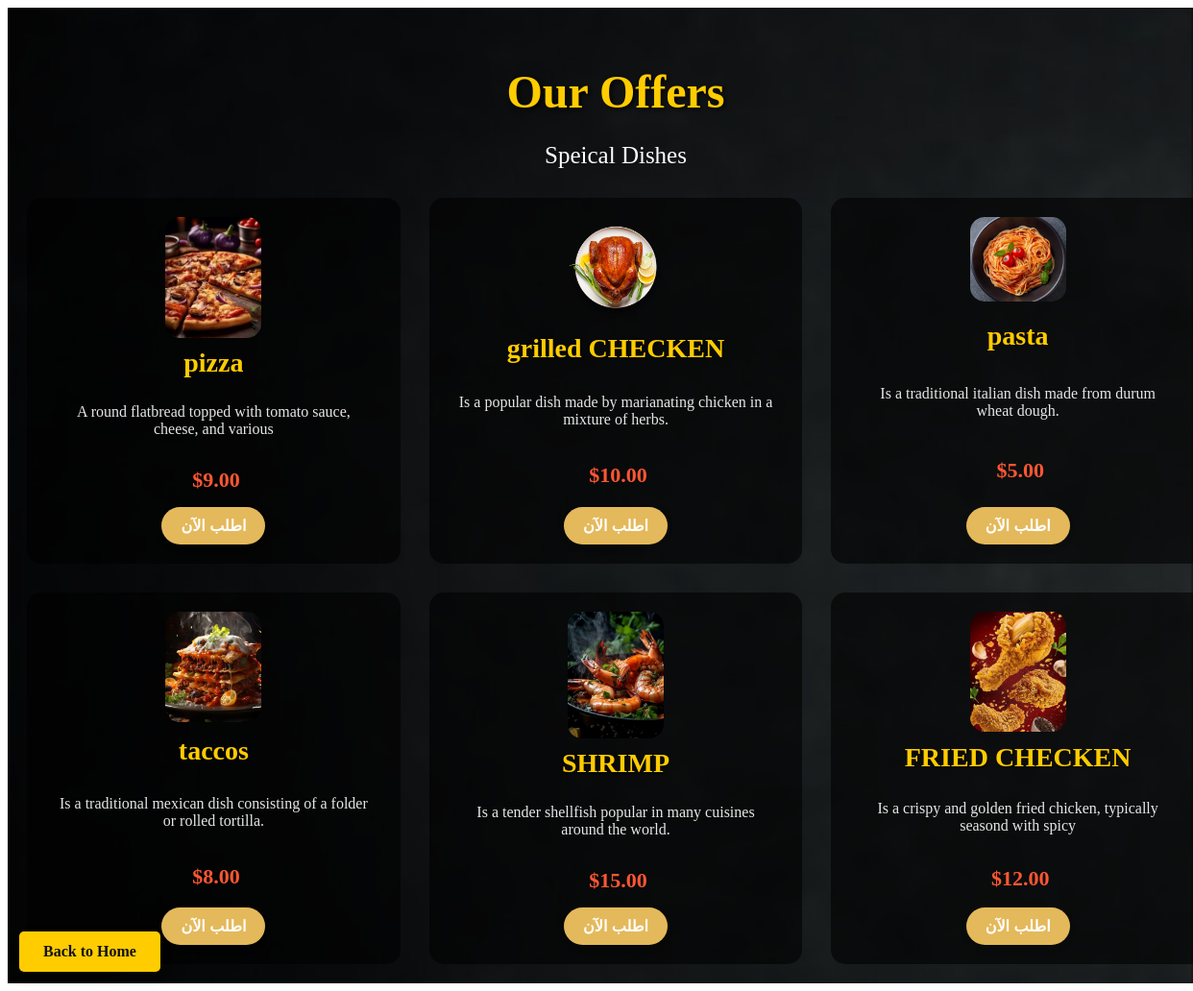
/offers.php, run on the app's committed database.
### tables this page shows
CREATE TABLE `menu_items` (
  `id` int(11) NOT NULL,
  `name` varchar(100) DEFAULT NULL,
  `price` decimal(5,2) DEFAULT NULL,
  `description` text DEFAULT NULL,
  `image` varchar(255) DEFAULT NULL
);

### offers.php (the view, shortened to what this page needs)
<!DOCTYPE html>
<html lang="ar">
<head>
    <link rel="stylesheet" href="style.css">
</head>
<body>
<section id="offers">
    <div class="container">
        <h2>Our Offers</h2>
        <p>Speical Dishes</p>
        <div class="offers-items">
            <?php
            $conn = new mysqli("localhost", "root", "", "taj_restaurant");
            $result = $conn->query("SELECT * FROM menu_items");
            while ($row = $result->fetch_assoc()):
            ?>
                <div class="offer-box">
                    <img src="<?= htmlspecialchars($row['image']) ?>" alt="<?= htmlspecialchars($row['name']) ?>">
                    <h3><?= htmlspecialchars($row['name']) ?></h3>
                    <p><?= htmlspecialchars($row['description']) ?></p>
                    <p><span class="primary-text">$<?= number_format($row['price'], 2) ?></span></p>
                   <button class="order-btn"
                    data-item="<?= htmlspecialchars($row['name']) ?>"
                    data-description="<?= htmlspecialchars($row['description']) ?>"
                    data-price="<?= $row['price'] ?>">
                     اطلب الآن
                    </button>
                </div>
            <?php endwhile; $conn->close(); ?>
        </div>
    </div>
        <a href="index.php" class="back-link">Back to Home</a>
    </section>
</body>
</html>

### style.css (style rules this page uses)
.back-link { position: fixed; bottom: 20px; left: 20px; background: #ffcc00; color: #111; padding: 12px 25px; text-decoration: none; border-radius: 5px; font-weight: bold; box-shadow: 0 6px 12px rgba(0, 0, 0, 0.3); transition: background 0.3s ease, transform 0.3s ease; z-index: 100; }

### offers.php (style rules this page uses)
#offers { min-height: 100vh; display: flex; justify-content: center; align-items: center; background: linear-gradient(to right, rgba(0, 0, 0, 0.7), rgba(0, 0, 0, 0.5)), url("ee.jpg") center center / cover no-repeat fixed; flex-direction: column; padding: 20px; text-align: center; width: 100%; }
#offers h2 { font-size: 48px; color: #ffcc00; margin-bottom: 20px; text-shadow: 2px 2px 4px rgba(0, 0, 0, 0.8); }
#offers p { color:rgb(255, 253, 253); margin-bottom: 30px; font-size: 25px; }
#offers .offers-items { display: flex; flex-wrap: wrap; gap: 30px; justify-content: center; align-items: stretch; }
.offer-box { flex: 0 1 calc(33.33% - 20px); box-sizing: border-box; background-color: rgba(0, 0, 0, 0.6); border-radius: 15px; padding: 20px; display: flex; flex-direction: column; justify-content: space-between; align-items: center; min-height: 380px; text-align: center; }
#offers .offers-items img { width: 100px; max-width: 200px; height: auto; border-radius: 15px; transition: transform 0.3s ease, box-shadow 0.3s ease; }
#offers .offers-items h3 { font-size: 28px; margin: 10px 0; color: #ffcc00; text-shadow: 1px 1px 2px rgba(0, 0, 0, 0.6); }
#offers .offers-items p { font-size: 16px; padding: 0 10px; font-weight: 300; margin-bottom: 15px; color: rgba(255, 255, 255, 0.9); }
#offers .offers-items span { font-size: 22px; color: #ff5733; font-weight: bold; margin-left: 5px; }
.order-btn { display: inline-block; background-color: #e4b95b; color: #fff; font-size: 16px; font-weight: bold; padding: 10px 20px; border: none; border-radius: 25px; cursor: pointer; transition: all 0.3s ease; box-shadow: 0 4px 6px rgba(0, 0, 0, 0.1); }

### data on the page
menu_items: image (picture), name "pizza", description "A round flatbread topped with tomato sauce, cheese, and various", price "9.00"
menu_items: image (picture), name "grilled CHECKEN", description "Is a popular dish made by marianating chicken in a mixture of herbs.", price "10.00"
menu_items: image (picture), name "pasta", description "Is a traditional italian dish made from durum wheat dough.", price "5.00"
menu_items: image (picture), name "taccos", description "Is a traditional mexican dish consisting of a folder or rolled tortilla.", price "8.00"
menu_items: image (picture), name "SHRIMP", description "Is a tender shellfish popular in many cuisines around the world.", price "15.00"
menu_items: image (picture), name "FRIED CHECKEN", description "Is a crispy and golden fried chicken, typically seasond with spicy", price "12.00"
